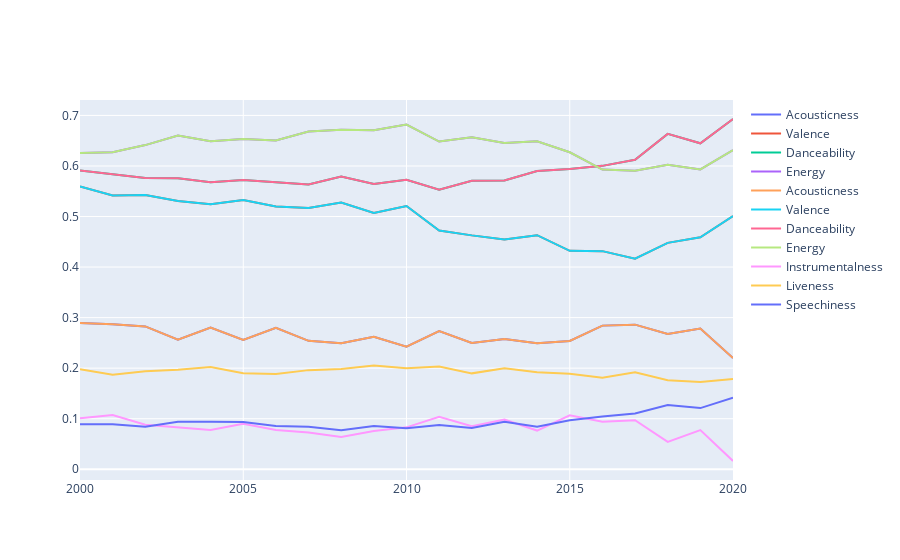

Notebook source saved alongside this figure:
### Code cell
fig.add_trace(go.Scatter(
    x=dados_anos["year"], y=dados_anos["acousticness"], name="Acousticness"))
fig.add_trace(go.Scatter(
    x=dados_anos["year"], y=dados_anos["valence"], name="Valence"))
fig.add_trace(go.Scatter(
    x=dados_anos["year"], y=dados_anos["danceability"], name="Danceability"))
fig.add_trace(go.Scatter(
    x=dados_anos["year"], y=dados_anos["energy"], name="Energy"))
fig.add_trace(go.Scatter(
    x=dados_anos["year"], y=dados_anos["instrumentalness"], name="Instrumentalness"))
fig.add_trace(go.Scatter(
    x=dados_anos["year"], y=dados_anos["liveness"], name="Liveness"))
fig.add_trace(go.Scatter(
    x=dados_anos["year"], y=dados_anos["speechiness"], name="Speechiness"))
fig.show()
